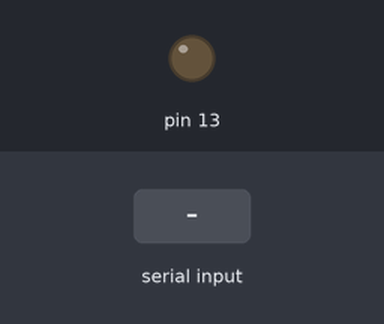
A sketch run on a simulated Arduino Uno, built with avr-gcc and run on an emulated ATmega328P. Parts: output pins drawn as LEDs (lit = HIGH). The test bench sets the inputs (shaded band).

Above: at 1.2 s.
1.3 s: "1" received over Serial
At 1.7 s:
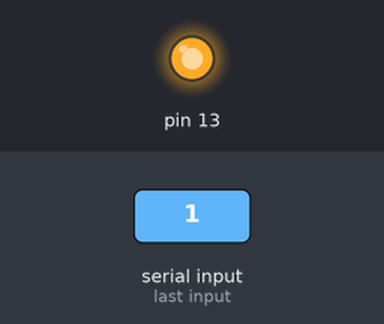
2.8 s: "0" received over Serial
At 4.0 s:
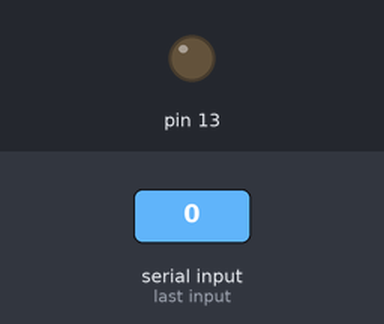
Timing chart, 0 to 5.8 s (numbered marks = the images above; inputs shaded):
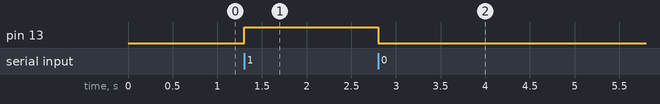

The sketch:

led_puerto.ino
```cpp
 int valor=1;

void setup() {

  pinMode(13,OUTPUT);
  Serial.begin(9600);
}

void loop() {

 // Serial.flush(); //vacia buffer de entrada

  if( Serial.available()>0) {
    valor = Serial.read();

    if(valor=='1')
      digitalWrite(13,HIGH);
    if(valor=='0')
      digitalWrite(13, LOW);

  }
}
```

Measured:
- after the input at 1.3 s, pin 13: LOW → HIGH at once
- after the input at 2.8 s, pin 13: HIGH → LOW at once
